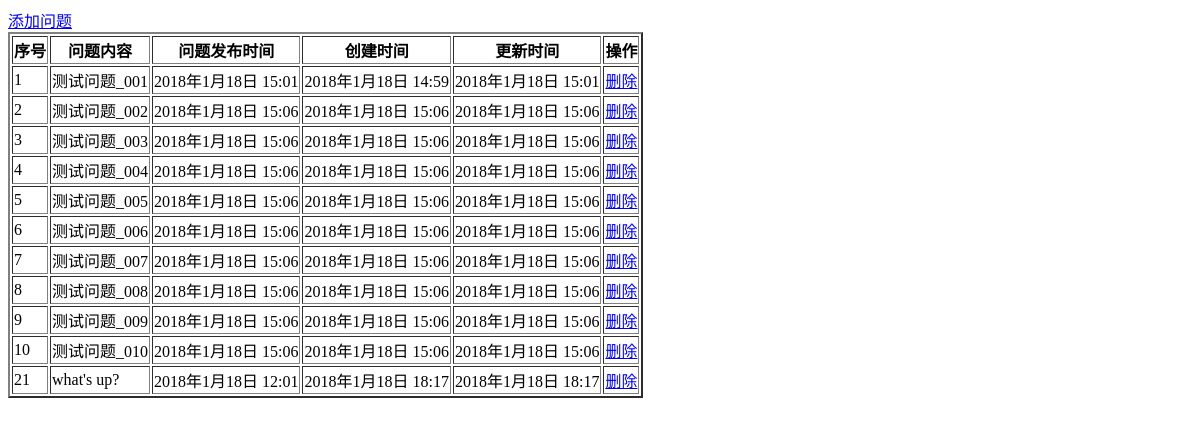
Before: /polls/questions/ with the older database file.
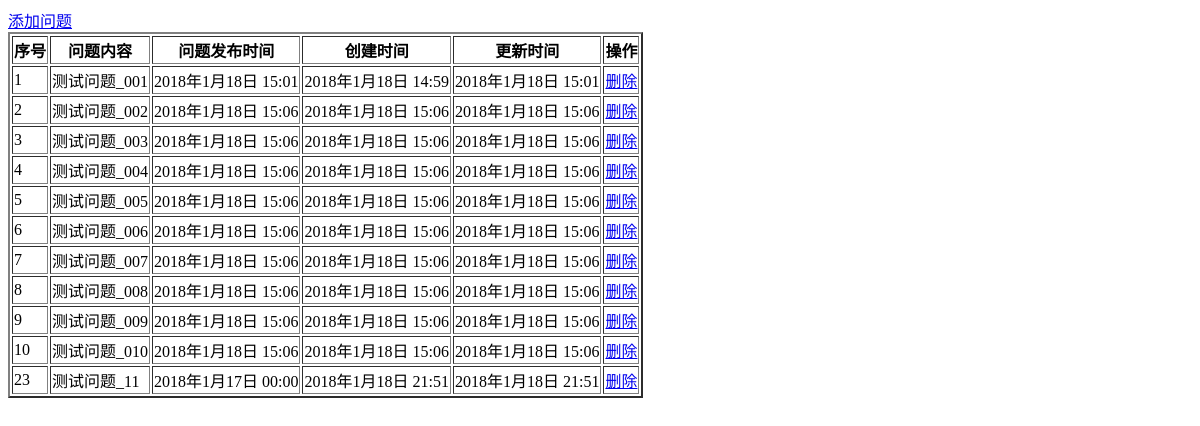
After: the same page with the newer database file.
### polls/models.py (models this page shows, shortened)
class Question(models.Model):
    question_text = models.CharField(max_length=200)
    pub_date = models.DateTimeField('date published')
    create_time = models.DateTimeField(auto_now_add=True)
    last_time = models.DateTimeField(auto_now=True)
    class Meta:
        db_table = 'question'
        ordering = ['id']

### polls/views.py (the view)
def getQuestions(request):
    questionsList = Question.objects.all()
    return render(request,'polls/questions.html',{'questions':questionsList})

### polls/templates/polls/questions.html (shortened to what this page needs)
<!DOCTYPE html>
<html lang="en">
<head>
</head>
<body>
<a href="{% url 'polls:addQuestion' %}">添加问题</a>
<table border="2px">
    <tr>
        <th>序号</th>
        <th>问题内容</th>
        <th>问题发布时间</th>
        <th>创建时间</th>
        <th>更新时间</th>
        <th>操作</th>
    </tr>
    {% for question in questions %}
    <tr>
        <td>{{ question.id }}</td>
        <td>{{ question.question_text }}</td>
        <td>{{ question.pub_date }}</td>
        <td>{{ question.create_time }}</td>
        <td>{{ question.last_time }}</td>
        <td>
            <a href="{% url 'polls:deleteQueation' question.id  %}" >删除</a>
        </td>
    </tr>
    {% endfor %}
</table>
</body>
</html>

Changed rows visible on the page:
removed Question: id "21", question_text "what's up?", pub_date "2018年1月18日 12:01", create_time "2018年1月18日 18:17", last_time "2018年1月18日 18:17"
added Question: id "23", question_text "测试问题_11", pub_date "2018年1月17日 00:00", create_time "2018年1月18日 21:51", last_time "2018年1月18日 21:51"
